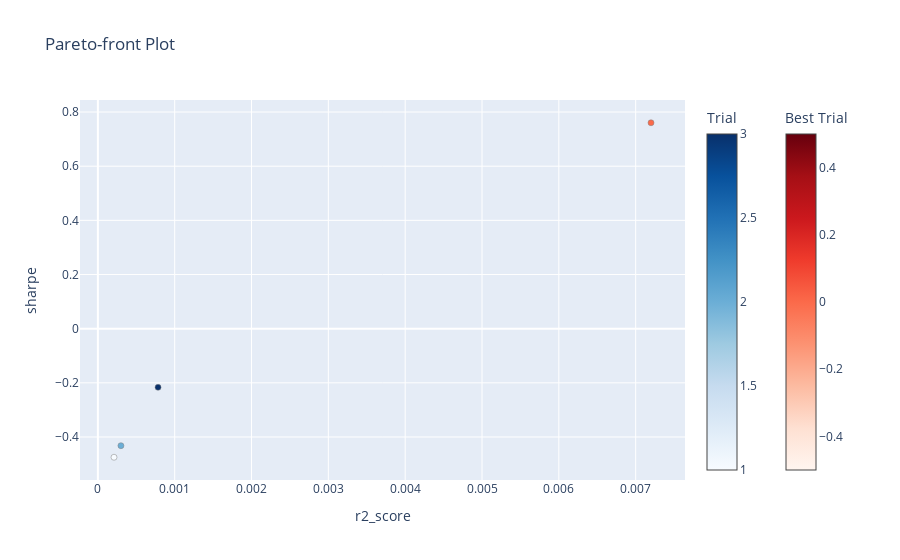

Source (notebook cell):
### Code cell
import optuna.visualization as vis

fig = vis.plot_pareto_front(study, target_names=["r2_score", "sharpe"])
fig.show()

### Figure 1 — Plotly figure (JSON) as saved in the notebook; plotly's stock layout.template omitted (floating-point values rounded to 4 significant figures)
{"data": [{"hovertemplate": "%{text}<extra>Trial</extra>", "marker": {"color": [1, 2, 3], "colorbar": {"title": {"text": "Trial"}}, "colorscale": [[0, "rgb(247,251,255)"], [0.125, "rgb(222,235,247)"], [0.25, "rgb(198,219,239)"], [0.375, "rgb(158,202,225)"], [0.5, "rgb(107,174,214)"], [0.625, "rgb(66,146,198)"], [0.75, "rgb(33,113,181)"], [0.875, "rgb(8,81,156)"], [1, "rgb(8,48,107)"]], "line": {"color": "Grey", "width": 0.5}}, "mode": "markers", "showlegend": false, "text": ["{<br>  \"number\": 1,<br>  \"values\": [<br>    0.000210077383874685,<br>    -0.4747527025123679<br>  ],<br>  \"params\": {<br>    \"use_weighted_loss\": true,<br>    \"max_depth\": 8,<br>    \"num_leaves\": 240,<br>    \"subsample_freq\": 13,<br>    \"subsample\": 0.3138417708690327,<br>    \"learning_rate\": 0.00012202287624450539,<br>    \"colsample_bytree\": 0.6316369062574825,<br>    \"colsample_bynode\": 0.45680744527834904,<br>    \"reg_lambda\": 0.01198867040915888,<br>    \"reg_alpha\": 441.9646512356074,<br>    \"min_split_gain\": 0.00026110614468602693,<br>    \"min_child_weight\": 0.003024746662283014,<br>    \"min_child_samples\": 1986,<br>    \"extra_trees\": false,<br>    \"num_boost_round\": 217<br>  },<br>  \"user_attrs\": {<br>    \"partition_8_score\": 0.00023854872922135506,<br>    \"partition_8_sharpe\": -0.4981621332976588,<br>    \"partition_9_score\": 0.00018160603852801493,<br>    \"partition_9_sharpe\": -0.45134327172707706<br>  }<br>}", "{<br>  \"number\": 2,<br>  \"values\": [<br>    0.000300236094456674,<br>    -0.4321114803140871<br>  ],<br>  \"params\": {<br>    \"use_weighted_loss\": true,<br>    \"max_depth\": 2,<br>    \"num_leaves\": 55,<br>    \"subsample_freq\": 13,<br>    \"subsample\": 0.21519641581103793,<br>    \"learning_rate\": 0.0001764989936262466,<br>    \"colsample_bytree\": 0.5982046847362189,<br>    \"colsample_bynode\": 0.6412561859749866,<br>    \"reg_lambda\": 53.26281438489413,<br>    \"reg_alpha\": 6.502959007313131e-05,<br>    \"min_split_gain\": 0.7077714508763803,<br>    \"min_child_weight\": 0.04600191290349148,<br>    \"min_child_samples\": 114,<br>    \"extra_trees\": true,<br>    \"num_boost_round\": 618<br>  },<br>  \"user_attrs\": {<br>    \"partition_8_score\": 0.00034034554287587504,<br>    \"partition_8_sharpe\": -0.45033983687550794,<br>    \"partition_9_score\": 0.00026012664603747293,<br>    \"partition_9_sharpe\": -0.4138831237526663<br>  }<br>}", "{<br>  \"number\": 3,<br>  \"values\": [<br>    0.0007832894073820373,<br>    -0.21653265861638077<br>  ],<br>  \"params\": {<br>    \"use_weighted_loss\": false,<br>    \"max_depth\": 4,<br>    \"num_leaves\": 32,<br>    \"subsample_freq\": 17,<br>    \"subsample\": 0.49099244123639874,<br>    \"learning_rate\": 0.0008334952272269178,<br>    \"colsample_bytree\": 0.5411524393870495,<br>    \"colsample_bynode\": 0.6787614726339763,<br>    \"reg_lambda\": 0.3826393764069686,<br>    \"reg_alpha\": 0.0009391842958543817,<br>    \"min_split_gain\": 0.1642714732032535,<br>    \"min_child_weight\": 7.177140642545885e-05,<br>    \"min_child_samples\": 1539,<br>    \"extra_trees\": true,<br>    \"num_boost_round\": 226<br>  },<br>  \"user_attrs\": {<br>    \"partition_8_score\": 0.0009040191573203016,<br>    \"partition_8_sharpe\": -0.17810582971866862,<br>    \"partition_9_score\": 0.0006625596574437731,<br>    \"partition_9_sharpe\": -0.2549594875140929<br>  }<br>}"], "type": "scatter", "x": [0.0002101, 0.0003002, 0.0007833], "y": [-0.4748, -0.4321, -0.2165]}, {"hovertemplate": "%{text}<extra>Best Trial</extra>", "marker": {"color": [0], "colorbar": {"title": {"text": "Best Trial"}, "x": 1.1, "xpad": 40}, "colorscale": [[0, "rgb(255,245,240)"], [0.125, "rgb(254,224,210)"], [0.25, "rgb(252,187,161)"], [0.375, "rgb(252,146,114)"], [0.5, "rgb(251,106,74)"], [0.625, "rgb(239,59,44)"], [0.75, "rgb(203,24,29)"], [0.875, "rgb(165,15,21)"], [1, "rgb(103,0,13)"]], "line": {"color": "Grey", "width": 0.5}}, "mode": "markers", "showlegend": false, "text": ["{<br>  \"number\": 0,<br>  \"values\": [<br>    0.007199536214998192,<br>    0.7604037009223911<br>  ],<br>  \"params\": {<br>    \"use_weighted_loss\": true,<br>    \"max_depth\": 3,<br>    \"num_leaves\": 240,<br>    \"subsample_freq\": 13,<br>    \"subsample\": 0.11824246112912024,<br>    \"learning_rate\": 0.0591025755683251,<br>    \"colsample_bytree\": 0.38653389335373334,<br>    \"colsample_bynode\": 0.778183332584553,<br>    \"reg_lambda\": 0.0038640274544990494,<br>    \"reg_alpha\": 0.18652860692785786,<br>    \"min_split_gain\": 0.1500586159209402,<br>    \"min_child_weight\": 0.0852873104036509,<br>    \"min_child_samples\": 1414,<br>    \"extra_trees\": true,<br>    \"num_boost_round\": 234<br>  },<br>  \"user_attrs\": {<br>    \"partition_8_score\": 0.009537692779765794,<br>    \"partition_8_sharpe\": 0.9249191927812657,<br>    \"partition_9_score\": 0.004861379650230591,<br>    \"partition_9_sharpe\": 0.5958882090635165<br>  }<br>}"], "type": "scatter", "x": [0.0072], "y": [0.7604]}], "layout": {"title": {"text": "Pareto-front Plot"}, "xaxis": {"title": {"text": "r2_score"}}, "yaxis": {"title": {"text": "sharpe"}}}}
